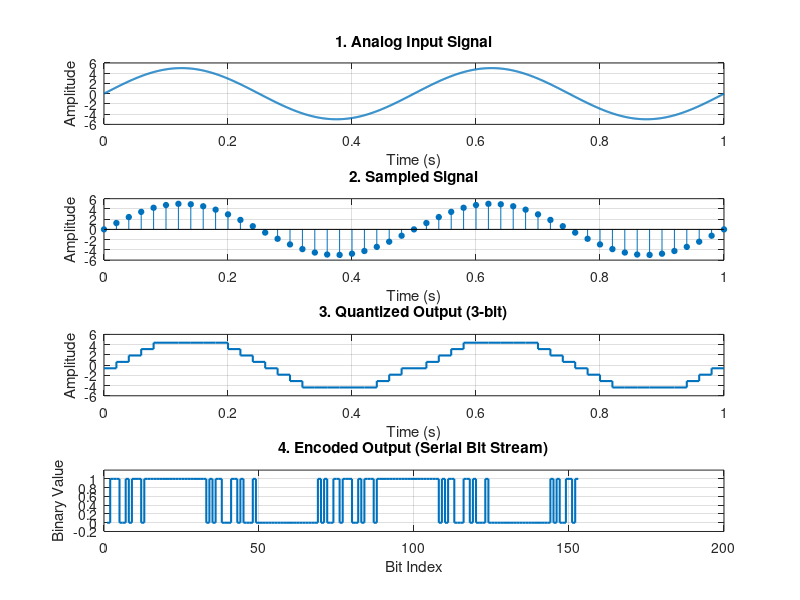
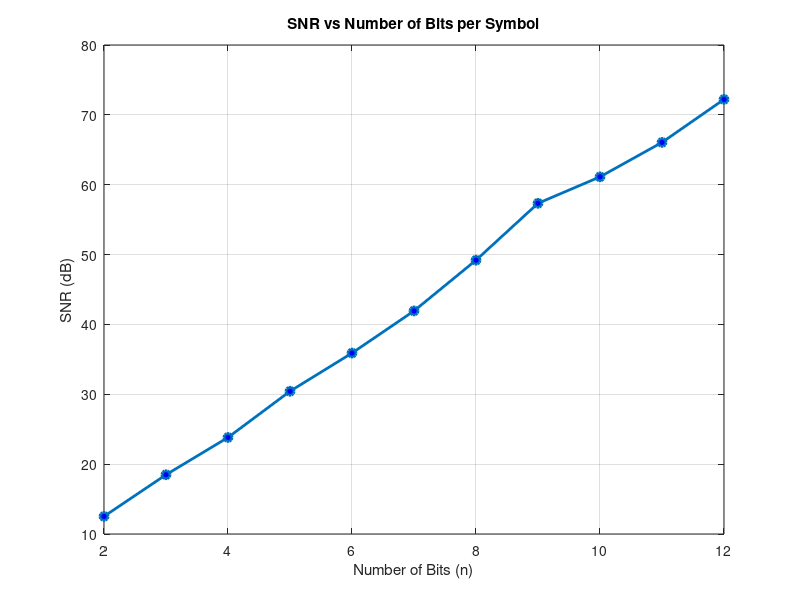
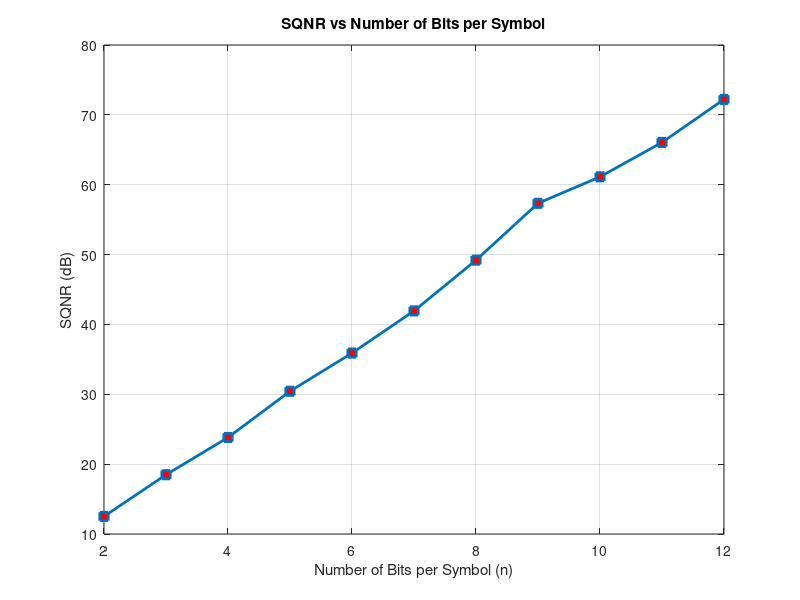

The MATLAB source for these figures, in order:
clc;
clear;
close all;

%% Parameters
fm = 2;            % Message frequency
fs = 50;           % Sampling frequency
A = 5;             % Amplitude
duration = 1;
n_plot = 3;        % Number of bits for PCM

%% Analog Signal
t = 0:0.001:duration;
x_analog = A * sin(2*pi*fm*t);

%% Sampling
ts = 0:1/fs:duration;
x_sampled = A * sin(2*pi*fm*ts);

%% Quantization
L = 2^n_plot;              % Number of levels
Vmax = A;
Vmin = -A;
step_size = (Vmax - Vmin) / L;

levels = Vmin + step_size/2 : step_size : Vmax - step_size/2;
[~, index] = min(abs(x_sampled' - levels), [], 2);
x_quantized = levels(index);

%% Encoding (Binary Conversion)
index_zero_based = index - 1;
binary_matrix = dec2bin(index_zero_based, n_plot);

% Convert to serial bit stream
bits = binary_matrix';
bit_stream = bits(:) - '0';

%% ✅ DISPLAY 3-BIT WORDS IN ONE LINE
disp('3-bit PCM Bit Stream (each group = one sample):');
disp(strjoin(cellstr(binary_matrix),' '));

%% ================= Waveforms =================
figure('Name', 'PCM Waveforms', 'Color', 'w');

subplot(4,1,1);
plot(t, x_analog, 'LineWidth', 1.5);
title('1. Analog Input Signal');
xlabel('Time (s)');
ylabel('Amplitude');
grid on;

subplot(4,1,2);
stem(ts, x_sampled, 'filled', 'MarkerSize', 4);
title('2. Sampled Signal');
xlabel('Time (s)');
ylabel('Amplitude');
grid on;

subplot(4,1,3);
stairs(ts, x_quantized, 'LineWidth', 1.5);
title(['3. Quantized Output (', num2str(n_plot), '-bit)']);
xlabel('Time (s)');
ylabel('Amplitude');
grid on;

subplot(4,1,4);
stairs(bit_stream, 'LineWidth', 1.5);
title('4. Encoded Output (Serial Bit Stream)');
xlabel('Bit Index');
ylabel('Binary Value');
ylim([-0.2 1.2]);
grid on;

%% ================= SNR vs Number of Bits =================
n_bits_array = 2:12;
snr_values = zeros(size(n_bits_array));

for i = 1:length(n_bits_array)

    n = n_bits_array(i);
    L_levels = 2^n;
    step = (Vmax - Vmin) / L_levels;
    
    lvl = Vmin + step/2 : step : Vmax - step/2;
    [~, idx] = min(abs(x_sampled' - lvl), [], 2);
    x_q = lvl(idx);
    
    signal_power = mean(x_sampled.^2);
    noise_power = mean((x_sampled - x_q).^2);
    
    snr_values(i) = 10 * log10(signal_power / noise_power);
end

figure('Name', 'SNR Analysis', 'Color', 'w');
plot(n_bits_array, snr_values, '-o', 'LineWidth', 2, 'MarkerFaceColor', 'b');
title('SNR vs Number of Bits per Symbol');
xlabel('Number of Bits (n)');
ylabel('SNR (dB)');
grid on;

%% ================= SQNR vs Number of Bits =================
n_bits_sqnr = 2:12;
sqnr_values = zeros(size(n_bits_sqnr));

for k = 1:length(n_bits_sqnr)

    n = n_bits_sqnr(k);
    Lq = 2^n;
    delta = (Vmax - Vmin) / Lq;

    q_levels = Vmin + delta/2 : delta : Vmax - delta/2;
    [~, q_index] = min(abs(x_sampled' - q_levels), [], 2);
    xq = q_levels(q_index);

    Ps = mean(x_sampled.^2);           % Signal power
    Pq = mean((x_sampled - xq).^2);    % Quantization noise power

    sqnr_values(k) = 10 * log10(Ps / Pq);
end

figure('Name', 'SQNR Analysis', 'Color', 'w');
plot(n_bits_sqnr, sqnr_values, '-s', 'LineWidth', 2, 'MarkerFaceColor', 'r');
xlabel('Number of Bits per Symbol (n)');
ylabel('SQNR (dB)');
title('SQNR vs Number of Bits per Symbol');
grid on;
